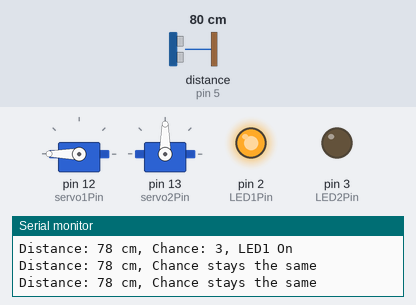
A sketch run on a simulated Arduino Uno, built with avr-gcc and run on an emulated ATmega328P. On the bench: 2 × servo, output pins drawn as LEDs (lit = HIGH), the last lines printed to the serial monitor. Wiring (inferred from the names in the program): ultrasonic range finder: trigger pin 4; echo pin 5. The test bench sets the inputs (shaded band); at power-on: distance to the obstacle (sensor on pin 5) 80 cm. The echo pulse lasts 58.3 µs per cm; random numbers use the default seed unless the sketch sets one; pins used as bus, display or sensor lines are not drawn.

Above: at 1.3 s.
1.4 s: distance to the obstacle (sensor on pin 5) set to 94 cm
At 2.1 s:
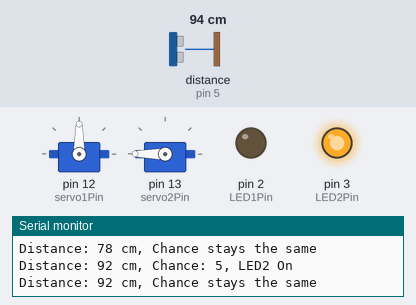
3.0 s: distance to the obstacle (sensor on pin 5) set to 105 cm
At 4.0 s:
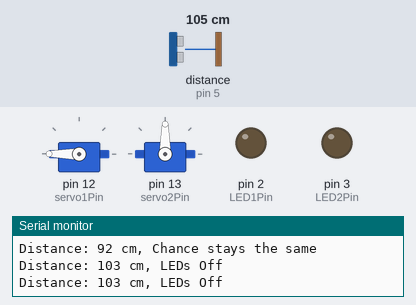
4.5 s: distance to the obstacle (sensor on pin 5) set to 87 cm
6.0 s: distance to the obstacle (sensor on pin 5) set to 79 cm
At 6.5 s:
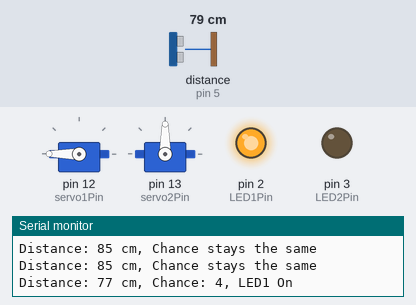
7.5 s: distance to the obstacle (sensor on pin 5) set to 120 cm
At 8.3 s:
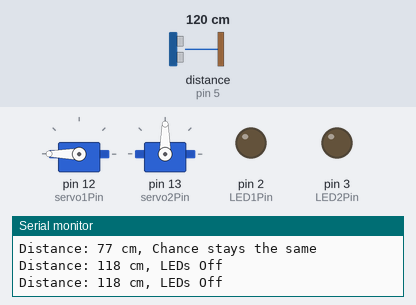
Timing chart, 0 to 10.1 s (numbered marks = the images above; inputs shaded):
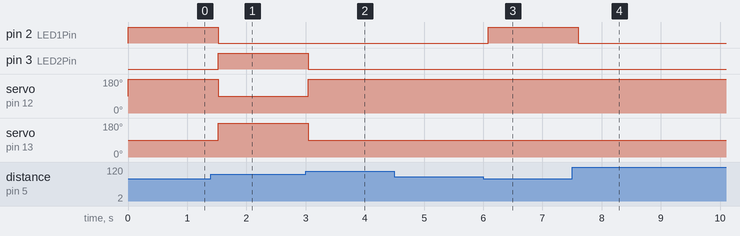

The sketch:

the_sponge_face.ino
```cpp
#include <Servo.h>

const int trigPin = 4;
const int echoPin = 5;
const int LED1Pin = 2;
const int LED2Pin = 3;
const int servo1Pin = 12;
const int servo2Pin = 13;

Servo servo1;
Servo servo2;

unsigned long previousMillis = 0;
const long interval = 500;
int led1State = 0; // 0 means LED1 is off, 1 means LED1 is on
int led2State = 0; // 0 means LED2 is off, 1 means LED2 is on
int lastDistance = 0; // Variable to store the last detected distance

void setup() {
  pinMode(trigPin, OUTPUT);
  pinMode(echoPin, INPUT);
  pinMode(LED1Pin, OUTPUT);
  pinMode(LED2Pin, OUTPUT);
  servo1.attach(servo1Pin);
  servo2.attach(servo2Pin);
  Serial.begin(9600);
}

void loop() {
  // Ultrasonic Sensor
  long duration, distance;
  digitalWrite(trigPin, LOW);
  delayMicroseconds(2);
  digitalWrite(trigPin, HIGH);
  delayMicroseconds(10);
  digitalWrite(trigPin, LOW);
  duration = pulseIn(echoPin, HIGH);
  distance = duration * 0.034 / 2;
  Serial.print("Distance: ");
  Serial.print(distance);
  Serial.print(" cm, ");

  // Check if the distance is within 100cm
  if (distance < 100) {
    // Check for small changes in distance
    if (abs(distance - lastDistance) <= 10) {
      // If the difference is within 10cm, keep the previous chance
      Serial.println("Chance stays the same");
    } else {
      // Generate a new chance if the difference exceeds 10cm
      int chance = random(1, 6); // Generate a random number between 1 and 5
      lastDistance = distance; // Update the last detected distance

      // Print the chance
      Serial.print("Chance: ");
      Serial.print(chance);
      Serial.print(", ");

      // LED and Servo Control
      if (chance <= 4) {
        // 80% chance
        digitalWrite(LED1Pin, HIGH);
        digitalWrite(LED2Pin, LOW);
        servo1.write(180); // Set servo1 angle to 180 degrees
        servo2.write(90);  // Set servo2 angle to 90 degrees
        led1State = 1;      // Set LED1 state to on
        led2State = 0;      // Reset LED2 state
        Serial.println("LED1 On");
      } else {
        // 20% chance
        digitalWrite(LED1Pin, LOW);
        digitalWrite(LED2Pin, HIGH);
        if (led2State == 0) {
          // If LED2 was off, activate it and set servo angles
          servo1.write(90);  // Set servo1 angle to 90 degrees
          servo2.write(180); // Set servo2 angle to 180 degrees
          led1State = 0;      // Reset LED1 state
          led2State = 1;      // Set LED2 state to on
          Serial.println("LED2 On");
        }
      }
    }
  } else {
    // Distance exceeds 100 cm, reset everything
    digitalWrite(LED1Pin, LOW);
    digitalWrite(LED2Pin, LOW);
    servo1.write(180); // Set servo1 angle to 180 degrees
    servo2.write(90);  // Set servo2 angle to 90 degrees
    led1State = 0;     // Reset LED1 state
    led2State = 0;     // Reset LED2 state
    Serial.println("LEDs Off");
  }

  delay(500); // Interval between each loop iteration
}
```

Measured:
- the behaviour switches between 90 and 91 cm on distance to the obstacle (sensor on pin 5) (found by bisection; images 0 and 1)
- the behaviour switches between 101 and 102 cm on distance to the obstacle (sensor on pin 5) (found by bisection; images 1 and 2)
- the behaviour switches between 84 and 83 cm on distance to the obstacle (sensor on pin 5) (found by bisection; images 2 and 3)
- after the input at 1.4 s, pin 2 (LED1Pin): HIGH → LOW after 0.12 s; pin 3 (LED2Pin): LOW → HIGH after 0.12 s; servo on pin 12 (servo1Pin): 180° → 90° after 0.12 s; servo on pin 13 (servo2Pin): 90° → 180° after 0.12 s
- after the input at 3.0 s, pin 3 (LED2Pin): HIGH → LOW at once; servo on pin 12 (servo1Pin): 90° → 180° at once; servo on pin 13 (servo2Pin): 180° → 90° at once
- after the input at 6.0 s, pin 2 (LED1Pin): LOW → HIGH after 0.08 s
- after the input at 7.5 s, pin 2 (LED1Pin): HIGH → LOW after 0.10 s
